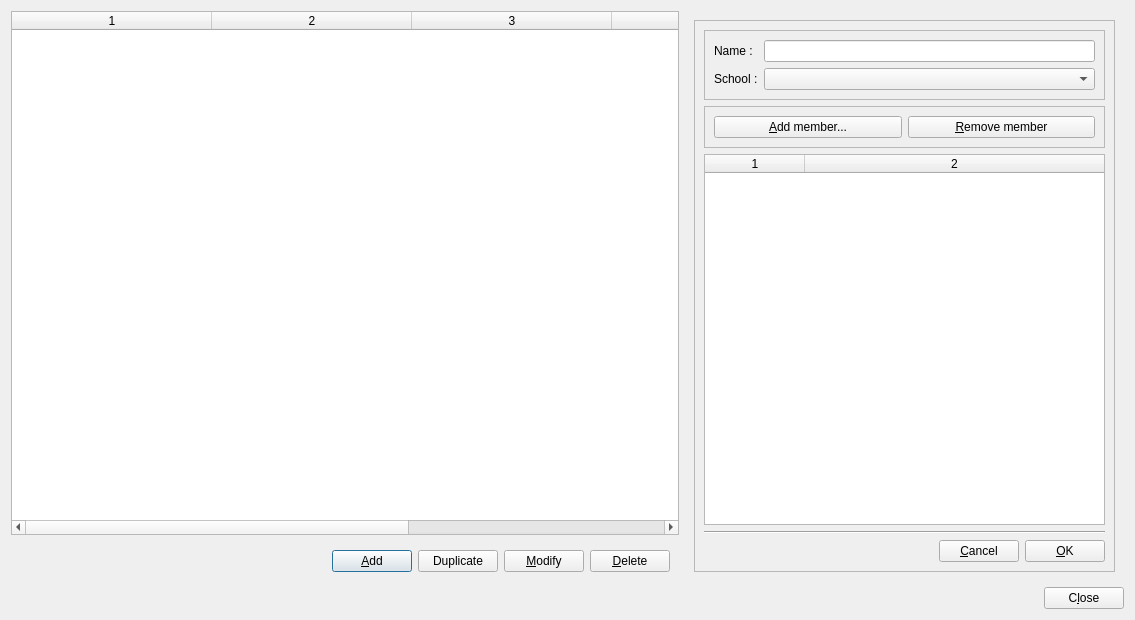
<?xml version="1.0" encoding="UTF-8"?>
<ui version="4.0">
 <class>classManagementFormClass</class>
 <widget class="QDialog" name="classManagementFormClass">
  <property name="geometry">
   <rect>
    <x>0</x>
    <y>0</y>
    <width>1135</width>
    <height>620</height>
   </rect>
  </property>
  <property name="windowTitle">
   <string>Class management</string>
  </property>
  <property name="windowIcon">
   <iconset resource="../res/global.qrc">
    <normaloff>:/global/TeacherHelperIcon.ico</normaloff>:/global/TeacherHelperIcon.ico</iconset>
  </property>
  <layout class="QVBoxLayout" name="verticalLayout">
   <item>
    <layout class="QHBoxLayout" name="horizontalLayout">
     <item>
      <layout class="QVBoxLayout" name="verticalLayout_2">
       <item>
        <layout class="QHBoxLayout" name="horizontalLayout_5">
         <item>
          <widget class="QTableWidget" name="tableWidgetItems">
           <property name="editTriggers">
            <set>QAbstractItemView::NoEditTriggers</set>
           </property>
           <property name="alternatingRowColors">
            <bool>true</bool>
           </property>
           <property name="selectionMode">
            <enum>QAbstractItemView::SingleSelection</enum>
           </property>
           <property name="selectionBehavior">
            <enum>QAbstractItemView::SelectRows</enum>
           </property>
           <property name="columnCount">
            <number>5</number>
           </property>
           <attribute name="horizontalHeaderVisible">
            <bool>true</bool>
           </attribute>
           <attribute name="horizontalHeaderDefaultSectionSize">
            <number>200</number>
           </attribute>
           <attribute name="horizontalHeaderHighlightSections">
            <bool>false</bool>
           </attribute>
           <attribute name="horizontalHeaderStretchLastSection">
            <bool>true</bool>
           </attribute>
           <attribute name="verticalHeaderVisible">
            <bool>false</bool>
           </attribute>
           <attribute name="verticalHeaderStretchLastSection">
            <bool>false</bool>
           </attribute>
           <column/>
           <column/>
           <column/>
           <column/>
           <column/>
          </widget>
         </item>
        </layout>
       </item>
       <item>
        <widget class="QFrame" name="frameActionButtons">
         <layout class="QHBoxLayout" name="horizontalLayout_4">
          <item>
           <spacer name="horizontalSpacer_3">
            <property name="orientation">
             <enum>Qt::Horizontal</enum>
            </property>
            <property name="sizeHint" stdset="0">
             <size>
              <width>40</width>
              <height>20</height>
             </size>
            </property>
           </spacer>
          </item>
          <item>
           <widget class="QPushButton" name="pushButtonAdd">
            <property name="text">
             <string>&amp;Add</string>
            </property>
            <property name="icon">
             <iconset resource="../res/global.qrc">
              <normaloff>:/global/add22.png</normaloff>:/global/add22.png</iconset>
            </property>
           </widget>
          </item>
          <item>
           <widget class="QPushButton" name="pushButtonDuplicate">
            <property name="text">
             <string>Duplicate</string>
            </property>
            <property name="icon">
             <iconset resource="../res/global.qrc">
              <normaloff>:/global/duplicate24.png</normaloff>:/global/duplicate24.png</iconset>
            </property>
           </widget>
          </item>
          <item>
           <widget class="QPushButton" name="pushButtonModify">
            <property name="text">
             <string>&amp;Modify</string>
            </property>
            <property name="icon">
             <iconset resource="../res/global.qrc">
              <normaloff>:/global/edit22.png</normaloff>:/global/edit22.png</iconset>
            </property>
           </widget>
          </item>
          <item>
           <widget class="QPushButton" name="pushButtonDelete">
            <property name="text">
             <string>&amp;Delete</string>
            </property>
            <property name="icon">
             <iconset resource="../res/global.qrc">
              <normaloff>:/global/delete22.png</normaloff>:/global/delete22.png</iconset>
            </property>
           </widget>
          </item>
         </layout>
        </widget>
       </item>
      </layout>
     </item>
     <item>
      <widget class="QFrame" name="frame_1">
       <property name="minimumSize">
        <size>
         <width>0</width>
         <height>0</height>
        </size>
       </property>
       <property name="maximumSize">
        <size>
         <width>439</width>
         <height>16777215</height>
        </size>
       </property>
       <layout class="QVBoxLayout" name="verticalLayout_1">
        <item>
         <widget class="QFrame" name="frameDetails">
          <property name="frameShape">
           <enum>QFrame::StyledPanel</enum>
          </property>
          <property name="frameShadow">
           <enum>QFrame::Raised</enum>
          </property>
          <layout class="QGridLayout" name="gridLayout_2">
           <item row="6" column="0">
            <layout class="QHBoxLayout" name="horizontalLayout_2">
             <item>
              <spacer name="horizontalSpacer">
               <property name="orientation">
                <enum>Qt::Horizontal</enum>
               </property>
               <property name="sizeHint" stdset="0">
                <size>
                 <width>40</width>
                 <height>20</height>
                </size>
               </property>
              </spacer>
             </item>
             <item>
              <widget class="QPushButton" name="pushButtonCancel">
               <property name="text">
                <string>&amp;Cancel</string>
               </property>
               <property name="icon">
                <iconset resource="../res/global.qrc">
                 <normaloff>:/global/cancel22.png</normaloff>:/global/cancel22.png</iconset>
               </property>
              </widget>
             </item>
             <item>
              <widget class="QPushButton" name="pushButtonOK">
               <property name="text">
                <string>&amp;OK</string>
               </property>
               <property name="icon">
                <iconset resource="../res/global.qrc">
                 <normaloff>:/global/ok22.png</normaloff>:/global/ok22.png</iconset>
               </property>
              </widget>
             </item>
            </layout>
           </item>
           <item row="2" column="0">
            <widget class="QTableWidget" name="tableWidgetMembers">
             <property name="sizePolicy">
              <sizepolicy hsizetype="Expanding" vsizetype="Expanding">
               <horstretch>0</horstretch>
               <verstretch>0</verstretch>
              </sizepolicy>
             </property>
             <property name="minimumSize">
              <size>
               <width>0</width>
               <height>0</height>
              </size>
             </property>
             <property name="maximumSize">
              <size>
               <width>16777215</width>
               <height>16777215</height>
              </size>
             </property>
             <property name="editTriggers">
              <set>QAbstractItemView::NoEditTriggers</set>
             </property>
             <property name="selectionMode">
              <enum>QAbstractItemView::SingleSelection</enum>
             </property>
             <property name="selectionBehavior">
              <enum>QAbstractItemView::SelectRows</enum>
             </property>
             <property name="columnCount">
              <number>2</number>
             </property>
             <attribute name="horizontalHeaderStretchLastSection">
              <bool>true</bool>
             </attribute>
             <attribute name="verticalHeaderVisible">
              <bool>false</bool>
             </attribute>
             <column/>
             <column/>
            </widget>
           </item>
           <item row="0" column="0">
            <widget class="QFrame" name="frame">
             <property name="frameShape">
              <enum>QFrame::StyledPanel</enum>
             </property>
             <property name="frameShadow">
              <enum>QFrame::Raised</enum>
             </property>
             <layout class="QGridLayout" name="gridLayout">
              <item row="2" column="1">
               <widget class="QComboBox" name="comboBoxSchool"/>
              </item>
              <item row="2" column="0">
               <widget class="QLabel" name="label_2">
                <property name="text">
                 <string>School :</string>
                </property>
               </widget>
              </item>
              <item row="1" column="0">
               <widget class="QLabel" name="label">
                <property name="text">
                 <string>Name :</string>
                </property>
               </widget>
              </item>
              <item row="1" column="1">
               <widget class="QLineEdit" name="lineEditName"/>
              </item>
             </layout>
            </widget>
           </item>
           <item row="4" column="0">
            <widget class="Line" name="line">
             <property name="orientation">
              <enum>Qt::Horizontal</enum>
             </property>
            </widget>
           </item>
           <item row="1" column="0">
            <widget class="QFrame" name="frame_2">
             <property name="frameShape">
              <enum>QFrame::StyledPanel</enum>
             </property>
             <property name="frameShadow">
              <enum>QFrame::Raised</enum>
             </property>
             <layout class="QHBoxLayout" name="horizontalLayout_6">
              <item>
               <widget class="QPushButton" name="pushButtonAddMember">
                <property name="minimumSize">
                 <size>
                  <width>127</width>
                  <height>0</height>
                 </size>
                </property>
                <property name="text">
                 <string>&amp;Add member...</string>
                </property>
                <property name="icon">
                 <iconset resource="../res/global.qrc">
                  <normaloff>:/global/add22.png</normaloff>:/global/add22.png</iconset>
                </property>
               </widget>
              </item>
              <item>
               <widget class="QPushButton" name="pushButtonRemoveMember">
                <property name="minimumSize">
                 <size>
                  <width>144</width>
                  <height>0</height>
                 </size>
                </property>
                <property name="text">
                 <string>&amp;Remove member</string>
                </property>
                <property name="icon">
                 <iconset resource="../res/global.qrc">
                  <normaloff>:/global/delete22.png</normaloff>:/global/delete22.png</iconset>
                </property>
               </widget>
              </item>
             </layout>
            </widget>
           </item>
          </layout>
         </widget>
        </item>
       </layout>
      </widget>
     </item>
    </layout>
   </item>
   <item>
    <layout class="QHBoxLayout" name="horizontalLayout_3">
     <item>
      <spacer name="horizontalSpacer_2">
       <property name="orientation">
        <enum>Qt::Horizontal</enum>
       </property>
       <property name="sizeHint" stdset="0">
        <size>
         <width>40</width>
         <height>20</height>
        </size>
       </property>
      </spacer>
     </item>
     <item>
      <widget class="QPushButton" name="pushButtonClose">
       <property name="text">
        <string>C&amp;lose</string>
       </property>
       <property name="icon">
        <iconset resource="../res/global.qrc">
         <normaloff>:/global/close22.png</normaloff>:/global/close22.png</iconset>
       </property>
      </widget>
     </item>
    </layout>
   </item>
  </layout>
 </widget>
 <tabstops>
  <tabstop>tableWidgetItems</tabstop>
  <tabstop>pushButtonAdd</tabstop>
  <tabstop>pushButtonDuplicate</tabstop>
  <tabstop>pushButtonModify</tabstop>
  <tabstop>pushButtonDelete</tabstop>
  <tabstop>lineEditName</tabstop>
  <tabstop>comboBoxSchool</tabstop>
  <tabstop>pushButtonAddMember</tabstop>
  <tabstop>pushButtonRemoveMember</tabstop>
  <tabstop>tableWidgetMembers</tabstop>
  <tabstop>pushButtonOK</tabstop>
  <tabstop>pushButtonCancel</tabstop>
  <tabstop>pushButtonClose</tabstop>
 </tabstops>
 <resources>
  <include location="../res/global.qrc"/>
 </resources>
 <connections/>
</ui>
